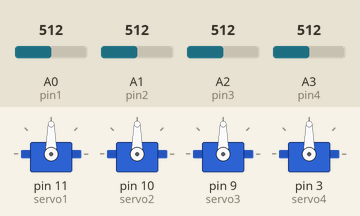
Simulated run of this sketch. Board: Arduino Uno, built with avr-gcc and run on an emulated ATmega328P. Parts: 4 × servo. The inputs (shaded band) are chosen by the test bench; at power-on: A0 (pin1) = 512, A1 (pin2) = 512, A2 (pin3) = 512, A3 (pin4) = 512. EEPROM starts erased.

Above: at 1.2 s.
1.3 s: A0 (pin1) set to 716
At 2.5 s:
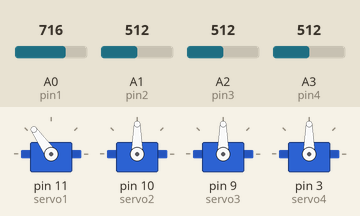
2.8 s: A1 (pin2) set to 716
At 3.6 s:
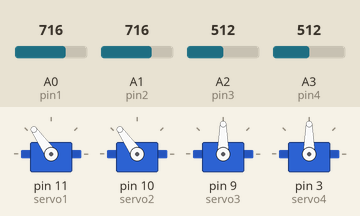
4.3 s: A2 (pin3) set to 716
At 4.8 s:
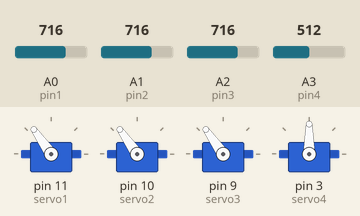
5.8 s: A3 (pin4) set to 716
At 7.0 s:
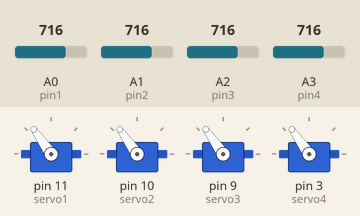
7.3 s: A0 (pin1) set to 992
At 8.2 s:
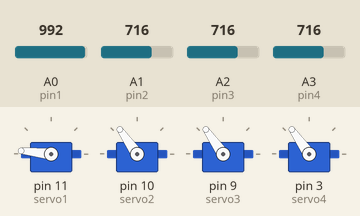
8.8 s: A1 (pin2) set to 992
At 9.3 s:
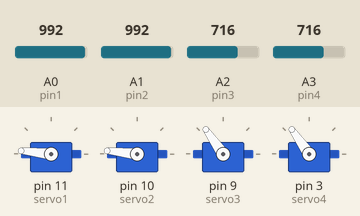
Timing chart, 0 to 11.3 s (numbered marks = the images above; inputs shaded):
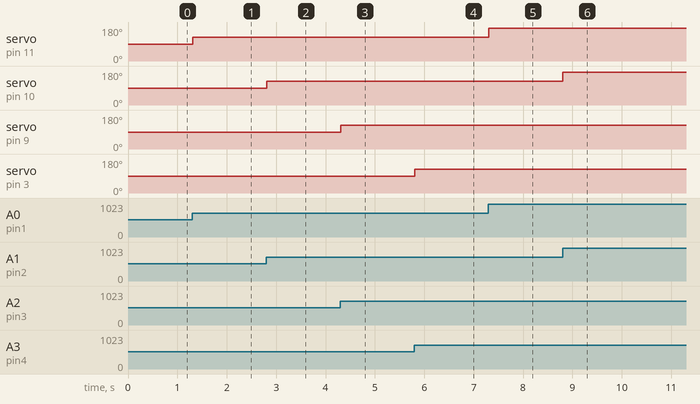

The sketch:

gesturedcontrolrobot.ino
```cpp
#include <Servo.h>
#include<EEPROM.h>

Servo servo1;
Servo servo2;
Servo servo3;
Servo servo4;

int pin1 = 0;
int pin2 = 1;
int pin3 = 2;
int pin4= 3;
int val;
int data;

void setup() {
 servo1.attach(11);
 servo2.attach(10);
 servo3.attach(9);
 servo4.attach(3);
}

void loop() {
  val = analogRead(pin1);
  val = map(val, 0, 1023, 0, 180);
  EEPROM.write(data,val);
  servo1.write(val);
  delay(1);


   val = analogRead(pin2);
   val = map(val, 0, 1023, 0, 180);
   EEPROM.write(data,val);
   servo2.write(val);
   delay(1);

  val = analogRead(pin3);
  val = map(val, 0, 1023, 0, 180);
  EEPROM.write(data,val);
  servo3.write(val);
  delay(1);

  val = analogRead(pin4);
  val = map(val, 0, 1023, 0, 180);
  EEPROM.write(data,val);
  servo4.write(val);
  delay(1);
}
```

Measured:
- after the input at 1.3 s, servo on pin 11 (servo1): 90° → 125° at once
- after the input at 2.8 s, servo on pin 10 (servo2): 90° → 125° at once
- after the input at 4.3 s, servo on pin 9 (servo3): 90° → 125° at once
- after the input at 5.8 s, servo on pin 3 (servo4): 90° → 125° at once
- after the input at 7.3 s, servo on pin 11 (servo1): 125° → 174° at once
- after the input at 8.8 s, servo on pin 10 (servo2): 125° → 174° at once
